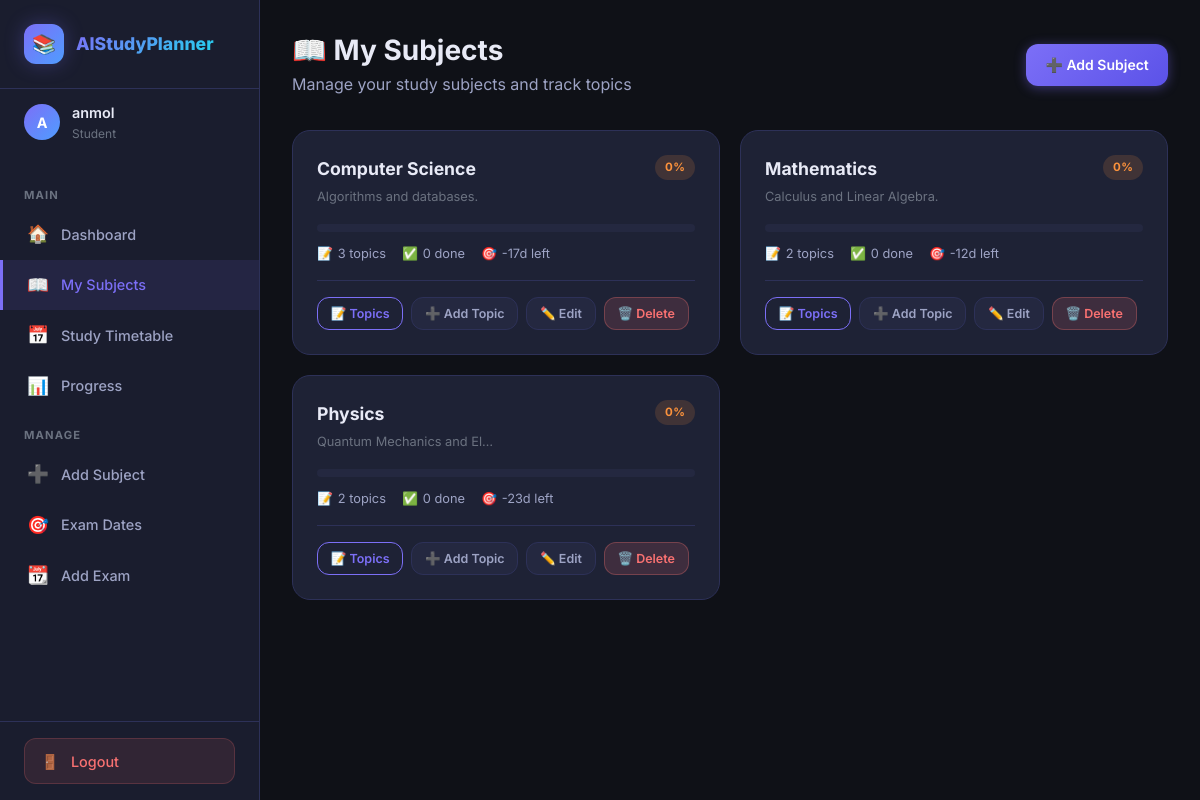
/subjects/ (signed in), run on the app's committed database.
### planner/models.py (models this page shows, shortened)
class Subject(models.Model):
    user = models.ForeignKey(User, on_delete=models.CASCADE, related_name='subjects')
    name = models.CharField(max_length=100)
    description = models.TextField(blank=True, null=True)
    created_at = models.DateTimeField(auto_now_add=True)
    class Meta:
        ordering = ['name']  # Sort alphabetically
    def get_progress(self):
        total = self.topics.count()
        if total == 0:
            return 0
        completed = self.topics.filter(is_completed=True).count()
        return round((completed / total) * 100)

### planner/views.py (the view)
# urls.py: path('subjects/',              views.subject_list_view,   name='subject_list'),
@login_required
def subject_list_view(request):
    subjects = Subject.objects.filter(user=request.user)
    subject_data = []
    for subject in subjects:
        try:
            exam = subject.exam
            days_left = exam.days_remaining()
        except Exam.DoesNotExist:
            exam = None
            days_left = None
        subject_data.append({
            'subject': subject,
            'progress': subject.get_progress(),
            'total_topics': subject.topics.count(),
            'completed': subject.topics.filter(is_completed=True).count(),
            'exam': exam,
            'days_left': days_left,
        })
    return render(request, 'planner/subjects.html', {'subject_data': subject_data})

### planner/models.py (called while the page is built)
    def days_remaining(self):
        today = timezone.now().date()
        delta = self.exam_date - today
        return delta.days

### templates/planner/subjects.html (shortened to what this page needs)
{% extends "base_dashboard.html" %}
{% block content %}
<div class="page-header-row">
    <div class="page-header" style="margin-bottom:0;">
        <h1>📖 My Subjects</h1>
        <p>Manage your study subjects and track topics</p>
    </div>
    <a href="{% url 'subject_add' %}" class="btn btn-primary" id="btn-add-subject">
        ➕ Add Subject
    </a>
</div>
{% if subject_data %}
<div class="subjects-grid stagger-children">
    {% for item in subject_data %}
    <div class="subject-card">
        <div class="subject-card-top">
            <div>
                <div class="subject-name">{{ item.subject.name }}</div>
                {% if item.subject.description %}
                <div class="subject-description" title="{{ item.subject.description }}">
                    {{ item.subject.description }}
                </div>
                {% endif %}
            </div>
            <span
                class="badge {% if item.progress == 100 %}badge-success{% elif item.progress >= 50 %}badge-normal{% else %}badge-medium{% endif %}">
                {{ item.progress }}%
            </span>
        </div>
        <div class="progress-container">
            <div class="progress-bar-track">
            </div>
        </div>
        <div class="subject-stats">
            <div class="subject-stat">
                <span>📝</span>
                <span>{{ item.total_topics }} topics</span>
            </div>
            <div class="subject-stat">
                <span>✅</span>
                <span>{{ item.completed }} done</span>
            </div>
            {% if item.exam %}
            <div class="subject-stat">
                <span>🎯</span>
                <span>{{ item.days_left }}d left</span>
            </div>
            {% else %}
            <div class="subject-stat text-muted">
                <span>📅</span>
                <span>No exam set</span>
            </div>
            {% endif %}
        </div>
        <div class="subject-actions">
            <a href="{% url 'topic_list' item.subject.pk %}" class="btn btn-outline btn-sm"
                id="btn-topics-{{ item.subject.pk }}">
                📝 Topics
            </a>
            <a href="{% url 'topic_add' item.subject.pk %}" class="btn btn-secondary btn-sm">
                ➕ Add Topic
            </a>
            <a href="{% url 'subject_edit' item.subject.pk %}" class="btn btn-secondary btn-sm">
                ✏️ Edit
            </a>
            <a href="{% url 'subject_delete' item.subject.pk %}" class="btn btn-danger btn-sm"
                onclick="return confirm('Delete subject \'{{ item.subject.name }}\'? All its topics will also be deleted.')">
                🗑️ Delete
            </a>
        </div>
    </div>
    {% endfor %}
</div>
{% endif %}
{% endblock %}

### templates/base_dashboard.html (shortened to what this page needs)
{% load static %}
<!DOCTYPE html>
<html lang="en">
<head>
    <link rel="stylesheet" href="{% static 'css/style.css' %}">
</head>
<body>
    <div class="app-layout">
        <aside class="sidebar" role="navigation" aria-label="Main navigation">
            <div class="sidebar-brand">
                <div class="brand-logo">
                    <div class="brand-icon">📚</div>
                    <span class="brand-text">AIStudyPlanner</span>
                </div>
            </div>
            <div class="sidebar-user">
                <div class="user-avatar" aria-hidden="true">
                    {{ request.user.username|slice:":1"|upper }}
                </div>
                <div class="user-info">
                    <div class="user-name">{{ request.user.username }}</div>
                    <div class="user-label">Student</div>
                </div>
            </div>
            <nav class="sidebar-nav">
                <div class="nav-section-label">Main</div>
                <a href="{% url 'dashboard' %}" class="nav-item" id="nav-dashboard">
                    <span class="nav-icon">🏠</span>
                    Dashboard
                </a>
                <a href="{% url 'subject_list' %}" class="nav-item" id="nav-subjects">
                    <span class="nav-icon">📖</span>
                    My Subjects
                </a>
                <a href="{% url 'timetable' %}" class="nav-item" id="nav-timetable">
                    <span class="nav-icon">📅</span>
                    Study Timetable
                </a>
                <a href="{% url 'progress' %}" class="nav-item" id="nav-progress">
                    <span class="nav-icon">📊</span>
                    Progress
                </a>
                <div class="nav-section-label">Manage</div>
                <a href="{% url 'subject_add' %}" class="nav-item" id="nav-add-subject">
                    <span class="nav-icon">➕</span>
                    Add Subject
                </a>
                <a href="{% url 'exam_list' %}" class="nav-item" id="nav-exams">
                    <span class="nav-icon">🎯</span>
                    Exam Dates
                </a>
                <a href="{% url 'exam_add' %}" class="nav-item" id="nav-add-exam">
                    <span class="nav-icon">📆</span>
                    Add Exam
                </a>
            </nav>
            <div class="sidebar-footer">
                <a href="{% url 'logout' %}" class="logout-btn" id="btn-logout">
                    <span>🚪</span>
                    Logout
                </a>
            </div>
        </aside>
        <main class="main-content" role="main">
            {% block content %}{% endblock %}
        </main>
    </div>
</body>
</html>

### data on the page
Subject: subject.name "Computer Science", subject.description "Algorithms and databases.", progress "0", total_topics "3", completed "0", days_left "-17"
Subject: subject.name "Mathematics", subject.description "Calculus and Linear Algebra.", progress "0", total_topics "2", completed "0", days_left "-12"
Subject: subject.name "Physics", subject.description "Quantum Mechanics and El…", progress "0", total_topics "2", completed "0", days_left "-23"

### other printed values
{{ request.user.username|slice:":1"|upper }} "A"
{{ request.user.username }} "anmol"
